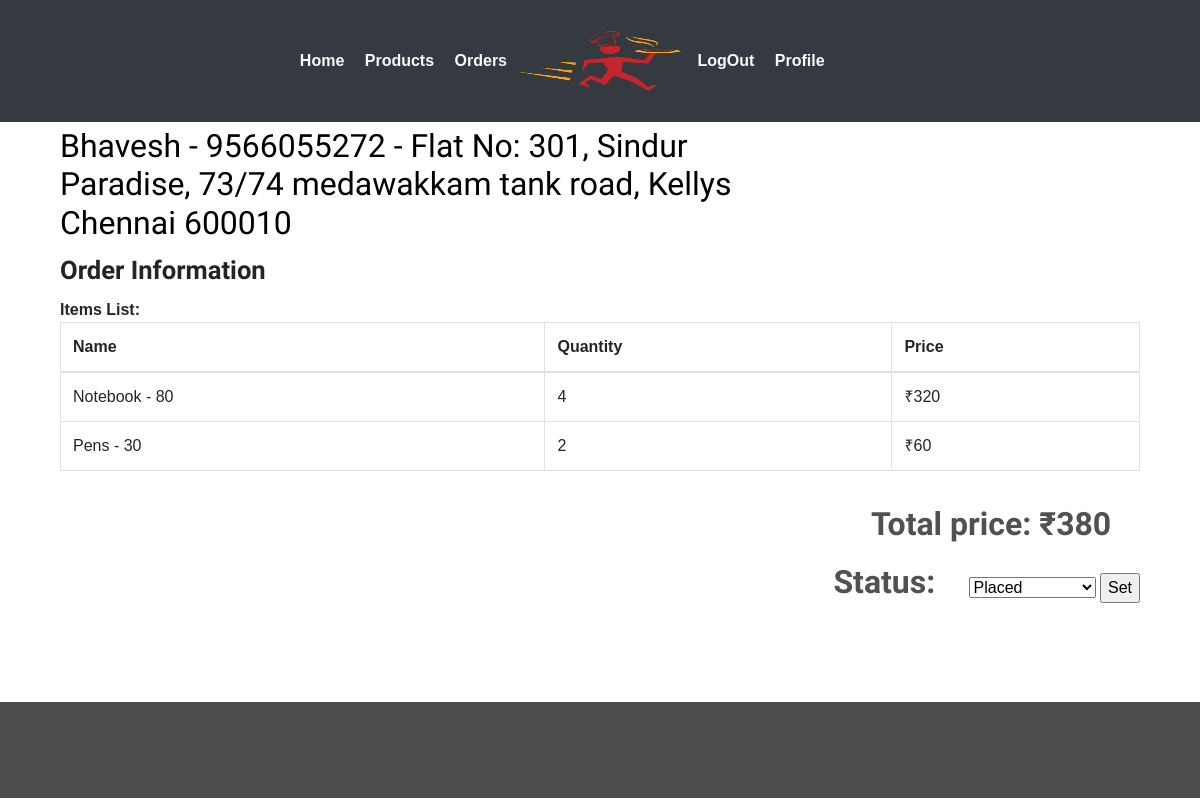
The app's page /vendor/orderlist/ (signed in) with its own data.
### webapp/models.py (models this page shows, shortened)
class Customer(models.Model):
	user 		= models.OneToOneField(settings.AUTH_USER_MODEL,on_delete=models.CASCADE)
	f_name   	= models.CharField(max_length=20,blank=False)
	l_name		= models.CharField(max_length=20,blank=False)
	city  		= models.CharField(max_length=40,blank=False)
	phone 		= models.CharField(max_length=10,blank=False)
	address		= models.TextField()
	g 			= geocoder.ip('me')
	lat 		= models.FloatField(default=g.latlng[0])
	lng 		= models.FloatField(default=g.latlng[1])

class Order(models.Model):
	id 				= models.AutoField(primary_key=True)
	total_amount    = models.IntegerField(default=0)
	timestamp       = models.DateTimeField(auto_now_add=True)
	delivery_addr   = models.CharField(max_length=50,blank=True)
	orderedBy       = models.ForeignKey(User ,on_delete=models.CASCADE)
	v_id			= models.ForeignKey(Vendor ,on_delete=models.CASCADE)
	ORDER_STATE_WAITING 	 = "Waiting"
	ORDER_STATE_PLACED 		 = "Placed"
	ORDER_STATE_ACKNOWLEDGED = "Acknowledged"
	ORDER_STATE_COMPLETED    = "Completed"
	ORDER_STATE_CANCELLED    = "Cancelled"
	ORDER_STATE_DISPATCHED   = "Dispatched"
	ORDER_STATE_CHOICES = (
		(ORDER_STATE_WAITING,ORDER_STATE_WAITING),
	    (ORDER_STATE_PLACED, ORDER_STATE_PLACED),
	    (ORDER_STATE_ACKNOWLEDGED, ORDER_STATE_ACKNOWLEDGED),
	    (ORDER_STATE_COMPLETED, ORDER_STATE_COMPLETED),
	    (ORDER_STATE_CANCELLED, ORDER_STATE_CANCELLED),
	    (ORDER_STATE_DISPATCHED, ORDER_STATE_DISPATCHED)
	)
	status = models.CharField(max_length=50,choices=ORDER_STATE_CHOICES,default=ORDER_STATE_WAITING)

class Menu(models.Model):
	id 		 = models.AutoField(primary_key=True)
	item_id  = models.ForeignKey(Item,on_delete=models.CASCADE)
	v_id     = models.ForeignKey(Vendor,on_delete=models.CASCADE,null=True, default=None)
	price    = models.IntegerField(blank=False)
	quantity = models.IntegerField(blank=False,default=0)
	description = models.TextField(blank=True)
	item_img = models.FileField(upload_to='menu/')
	def __str__(self):
		return self.item_id.fname+' - '+str(self.price)

class Item(models.Model):
	id 			= models.AutoField(primary_key=True)
	fname 		= models.CharField(max_length=30,blank=False)
	category 	= models.CharField(max_length=50,blank=False)

### webapp/views.py (the view, shortened to what this page needs)
# urls.py: path('vendor/orderlist/',views.orderlist,name='orderlist'),
def orderlist(request):
	orders = Order.objects.filter(v_id=request.user.vendor.id).order_by('-timestamp')
	corders = []
	for order in orders:
		user = User.objects.filter(id=order.orderedBy.id)
		user = user[0]
		corder = []
		if user.is_vendor:
			corder.append(user.vendor.vname)
			corder.append(user.vendor.info)
		else:
			corder.append(user.customer.f_name)
			corder.append(user.customer.phone)
		items_list = orderItem.objects.filter(ord_id=order)
		items = []
		for item in items_list:
			citem = []
			citem.append(item.item_id)
			citem.append(item.quantity)
			menu = Menu.objects.filter(id=item.item_id.id)
			citem.append(menu[0].price*item.quantity)
			menu = 0
			items.append(citem)
		corder.append(items)
		corder.append(order.total_amount)
		corder.append(order.id)
		x = order.status
		if x == Order.ORDER_STATE_WAITING:
		    continue
		elif x == Order.ORDER_STATE_PLACED:
		    x = 1
		elif x == Order.ORDER_STATE_ACKNOWLEDGED:
			x = 2
		elif x == Order.ORDER_STATE_COMPLETED:
			x = 3
		elif x == Order.ORDER_STATE_DISPATCHED:
			x = 4
		elif x == Order.ORDER_STATE_CANCELLED:
			x = 5
		else:
			continue
		corder.append(x)
		corder.append(order.delivery_addr)
		corders.append(corder)
	context = {
		"orders" : corders,
	}
	return render(request,"webapp/order-list.html",context)

### webapp/templates/webapp/order-list.html (shortened to what this page needs)
{% extends 'webapp/base2.html' %}
{% block body %}
{% for order in orders %}
            <div class="container">
                    <div class="col-md-12 restaurent-title">
                        <div class="logo-title" style="border: 0;">
                            <h4>{{order.0}} - {{order.1}} - {{order.6}}</h4>
                        </div>
                    </div>
                    <div class="col-md-12 order-form-grid  wow fadeInLeft">
                        <h5>Order Information</h5>
                        <span>Items List:</span>
                        <div>
                            <table class="table table-hover table-bordered">
                                <thead>
                                    <th>
                                        Name
                                    </th>
                                    <th>
                                        Quantity
                                    </th>
                                    <th>
                                        Price
                                    </th>
                                </thead>
                                {% for x in order.2 %}
                                    <tr><td>{{x.0}}</td><td>{{x.1}}</td><td>&#x20b9;{{x.2}}</td></tr>
                                {% endfor %}
                            </table>
                        </div>
                    </div>
                    <div class="col-md-12 buy"  style="display: inline-block;">
                        <form action="" method="POST">{% csrf_token %}
                        <span>Total price: &#x20b9;{{order.3}}</span>
                        <span  style="display: inline;">Status:</span>
                        <select name="orderstatus">
                            {% if order.5 == 1 %}
                            <option value="1" selected>Placed</option>
                            {% endif %}
                        </select>
                        <input type="submit" value="Set" name="submit"/>
                        </form>
                    </div>
        </div>
{% endfor %}
{% endblock %}

### webapp/static/webapp/css/style.css (style rules this page uses)
body { padding:0; margin:0; font-family: 'Source Sans Pro', sans-serif; }
input[type="button"],input[type="submit"] { transition:0.5s all; -webkit-transition:0.5s all; -moz-transition:0.5s all; -o-transition:0.5s all; -ms-transition:0.5s all; }
h1,h2,h3,h4,h5,h6 { margin:0; }
.order-form-grid h5 { font-size:1.6em; font-weight:700; margin-bottom:0.5em; font-family: 'Lobster Two', cursive; }
.order-form-grid span { font-size:16px; font-weight:600; }
.restaurent-title h4 { color:#000000; font-size:2em; font-weight:500; font-family: 'Lobster Two', cursive; margin:5px 0 12px 0; }
.logo-title { border-bottom:1px dotted #000000; width: 63%; margin-bottom: 0.8em; }
.buy { text-align:right; margin-top: 0.8em; }
.buy span { color:#515151; font-size:2em; font-weight:600; display: block; margin: 0 0.9em 0.3em 0; font-family: 'Lobster Two', cursive; }

### records on screen
Customer: f_name "Bhavesh", phone "9566055272"
Order: delivery_addr "Flat No: 301, Sindur Paradise, 73/74 medawakkam tank road, Kellys Chennai 600010"
Menu: item_id+price "Notebook - 80", x "4", x "320"
Menu: item_id+price "Pens - 30", id "2", x "60"

### other values on screen
{{ order.3 }} "380"
